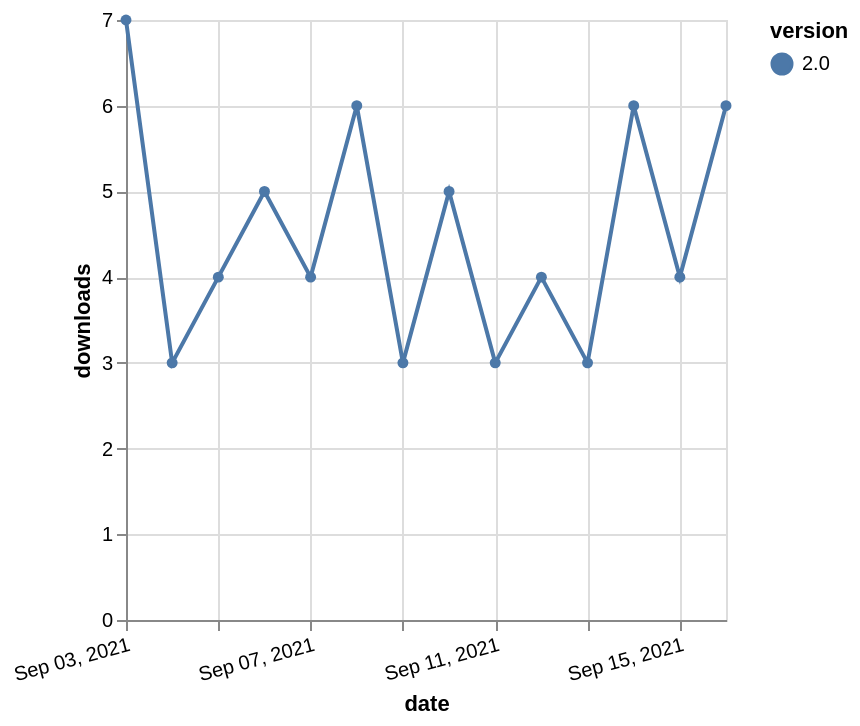

Source (Vega-Lite JSON):
### Vega-Lite specification from a JSON file in a GitHub repository (floating-point values rounded to 4 significant figures)
{"$schema": "https://vega.github.io/schema/vega-lite/v5.json", "description": "A simple bar chart with embedded data.", "data": {"values": [{"date": "2021-09-03", "total": 3691, "delta": 7, "version": "2.0"}, {"date": "2021-09-04", "total": 3694, "delta": 3, "version": "2.0"}, {"date": "2021-09-05", "total": 3698, "delta": 4, "version": "2.0"}, {"date": "2021-09-06", "total": 3703, "delta": 5, "version": "2.0"}, {"date": "2021-09-07", "total": 3707, "delta": 4, "version": "2.0"}, {"date": "2021-09-08", "total": 3713, "delta": 6, "version": "2.0"}, {"date": "2021-09-09", "total": 3716, "delta": 3, "version": "2.0"}, {"date": "2021-09-10", "total": 3721, "delta": 5, "version": "2.0"}, {"date": "2021-09-11", "total": 3724, "delta": 3, "version": "2.0"}, {"date": "2021-09-12", "total": 3728, "delta": 4, "version": "2.0"}, {"date": "2021-09-13", "total": 3731, "delta": 3, "version": "2.0"}, {"date": "2021-09-14", "total": 3737, "delta": 6, "version": "2.0"}, {"date": "2021-09-15", "total": 3741, "delta": 4, "version": "2.0"}, {"date": "2021-09-16", "total": 3747, "delta": 6, "version": "2.0"}]}, "width": "container", "mark": {"type": "line", "point": {"filled": true}}, "encoding": {"x": {"field": "date", "type": "temporal", "timeUnit": "yearmonthdate", "title": "date", "axis": {"labelAngle": -15}}, "y": {"field": "delta", "type": "quantitative", "title": "downloads"}, "color": {"field": "version", "type": "nominal"}, "tooltip": {"field": "delta"}}}
